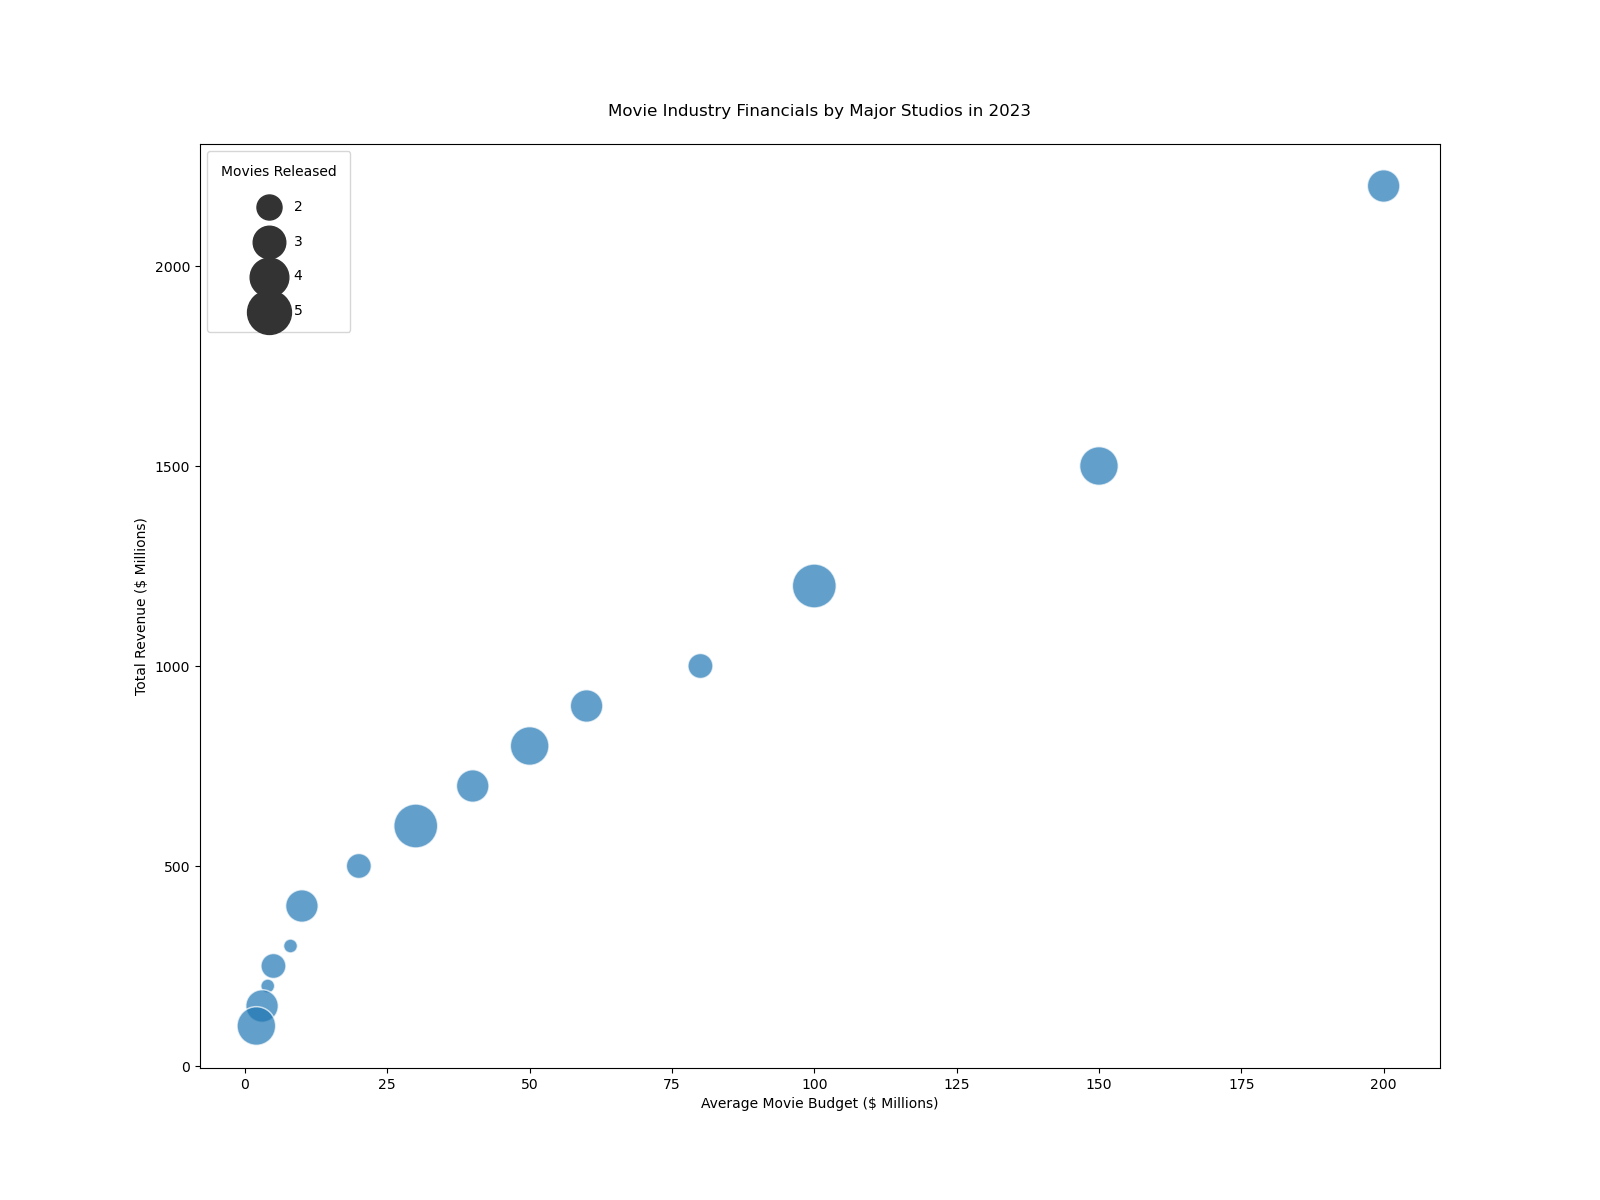

This figure's Python source:

import pandas as pd
import seaborn as sns
import matplotlib.pyplot as plt

data = pd.DataFrame({
    "Manufacturer": ["Marvel Studios", "Warner Bros", "Universal Pictures", "Disney", "Paramount",
                     "Sony Pictures", "20th Century Studios", "Lionsgate", "MGM", "New Line Cinema",
                     "DreamWorks", "Focus Features", "STX Entertainment", "A24", "Blumhouse"],
    "Revenue": [2200, 1500, 1200, 1000, 900, 800, 700, 600, 500, 400, 300, 250, 200, 150, 100],
    "Budget": [200, 150, 100, 80, 60, 50, 40, 30, 20, 10, 8, 5, 4, 3, 2],
    "BoxOffice": [2800, 2200, 1700, 1600, 1400, 1200, 900, 800, 700, 500, 400, 350, 300, 250, 200],
    "MoviesReleased": [3, 4, 5, 2, 3, 4, 3, 5, 2, 3, 1, 2, 1, 3, 4],
})

plt.figure(figsize=(16, 12))
bubble_chart = sns.scatterplot(data=data, x="Budget", y="Revenue", size="MoviesReleased",
                               sizes=(100, 1000), alpha=0.7, palette=["#FF5733", "#33FF57", "#3357FF", 
                               "#8357FF", "#FF57B9", "#57FFC8", "#FFDA57", "#7CFF57",
                               "#578AFF", "#EF57FF", "#FF5757", "#57FFBE", "#57D2FF",
                               "#FF9D57", "#A7FF57"])

bubble_chart.set_xlabel("Average Movie Budget ($ Millions)")
bubble_chart.set_ylabel("Total Revenue ($ Millions)")
bubble_chart.set_title("Movie Industry Financials by Major Studios in 2023", pad=20)

h, lbls = bubble_chart.get_legend_handles_labels()
bubble_chart.legend(h[1:5], lbls[1:5], title="Movies Released", borderpad=1, loc='upper left', labelspacing=1.5)

plt.show()
